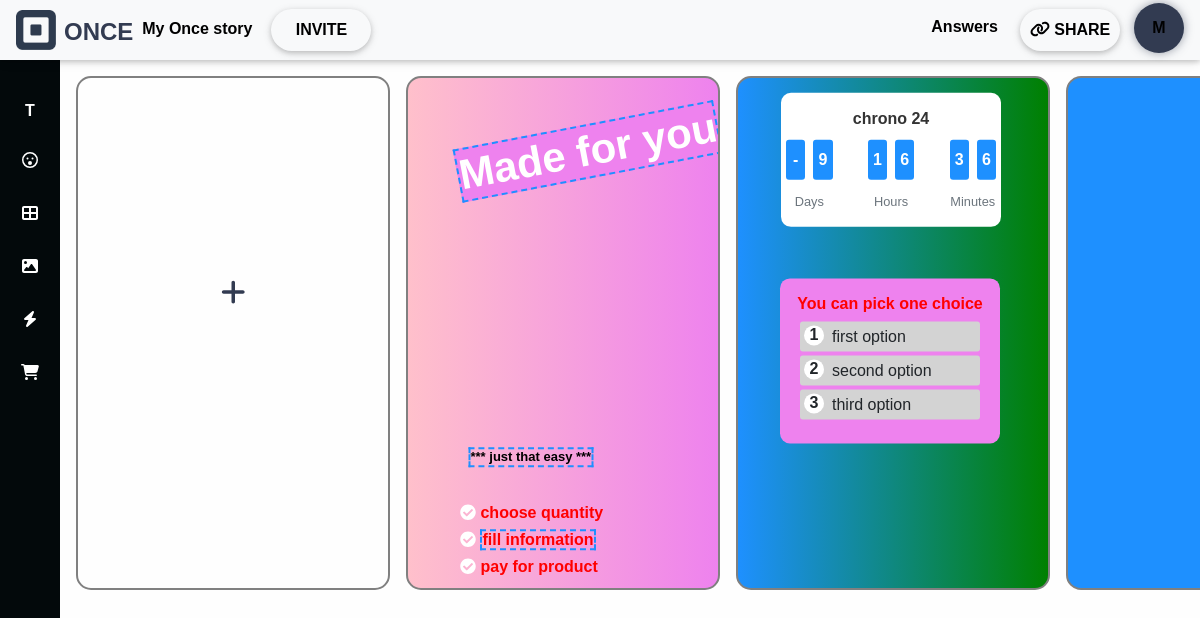
The page /create-story/12/ (signed in) on the database as committed earlier.
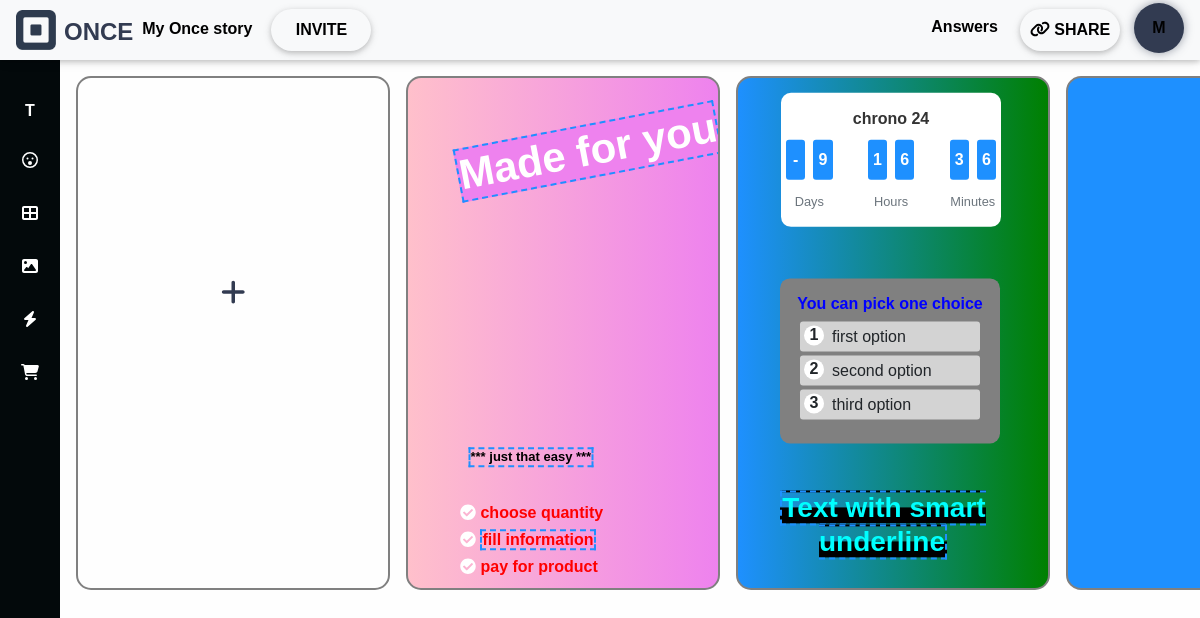
The same page on the database as committed later.
### clone_app/models.py (models this page shows, shortened)
class components(models.Model):
    typeChoices = (
        ('image','image'),
        ('text','text'),
        ('emoji','emoji'),
        ('sticker','sticker'),
        ('unsplash','unsplash'),
        ('gif','gif'),
        ('yesNo','yesNo'),
        ('check','check'),
        ('radio','radio'),
        ('timer','timer'),
        ('range','range'),
        ('button','button'),
        ('checkout','checkout'),
    )
    user = models.ForeignKey(User, on_delete=models.CASCADE)
    type = models.CharField(max_length=500, choices=typeChoices)
    title = models.CharField(max_length=500, default="default text for widget", blank=True, null=True)
    href = models.URLField(blank=True, null=True)
    target = models.CharField(max_length=500, blank=True, null=True)
    image = models.ImageField(blank=True, null=True)
    src = models.TextField(blank=True, null=True)
    html = models.TextField(blank=True, null=True)
    choices = models.ManyToManyField(choices, null=True, blank=True)
    choiceSum = models.IntegerField(blank=True, null=True, default=0)
    clicks = models.IntegerField(blank=True, null=True, default=0)
    rangeTimes = models.FloatField(blank=True, null=True, default=0)
    rangeCount = models.IntegerField(blank=True, null=True, default=0)
    yesTimes = models.IntegerField(blank=True, null=True, default=0)
    noTimes = models.IntegerField(blank=True, null=True, default=0)
    yesNoCount = models.IntegerField(blank=True, null=True, default=0)
    hours = models.IntegerField(blank=True, null=True)
    minutes = models.IntegerField(blank=True, null=True)
    date = models.DateField(blank=True, null=True)
    transX = models.CharField(max_length=500, default="-50%")
    transY = models.CharField(max_length=500, default="-50%")
    top = models.CharField(max_length=500, default="50%")
    left = models.CharField(max_length=500, default="50%")
    width = models.CharField(max_length=500, default="220px")
    height = models.CharField(max_length=500, default="auto")
    rotation = models.CharField(max_length=500, default="0deg")
    background = models.CharField(max_length=500, blank=True, null=True, default="white")
    color = models.CharField(max_length=500, blank=True, null=True, default="#333")
    fontSize = models.CharField(max_length=500, blank=True, null=True)
    fontFamily = models.CharField(max_length=500, blank=True, null=True, default="Helvetica")
    textAlign = models.CharField(max_length=500, blank=True, null=True, default="center")
    def getD1(self):
        f_date = date(int(str(self.date).split('-')[0]), int(str(self.date).split('-')[1]), int(str(self.date).split('-')[2]))
        l_date = date.today()
        l_date = date(int(str(l_date).split('-')[0]), int(str(l_date).split('-')[1]), int(str(l_date).split('-')[2]))
        delta = f_date - l_date
        days = "%02d"%delta.days
        return str(days[0])
    def getD2(self):
        f_date = date(int(str(self.date).split('-')[0]), int(str(self.date).split('-')[1]), int(str(self.date).split('-')[2]))
        l_date = date.today()
        l_date = date(int(str(l_date).split('-')[0]), int(str(l_date).split('-')[1]), int(str(l_date).split('-')[2]))
        delta = f_date - l_date
        days = "%02d"%delta.days
        return str(days[1])
    def getH1(self):
        hours = "%02d"%(int(self.hours) - int(datetime.datetime.now().hour))
        if int(hours) < 0:
            hours = 24 + int(hours)
        return str(hours)[0]
    def getH2(self):
        hours = "%02d"%(int(self.hours) - int(datetime.datetime.now().hour))
        if int(hours) < 0:
            hours = 24 + int(hours)
        return str(hours)[1]
    def getM1(self):
        minutes = "%02d"%(int(self.minutes) - int(datetime.datetime.now().minute))
        if int(minutes) < 0:
            minutes = 60 + int(minutes)
        return str(minutes)[0]
    def getM2(self):
        minutes = "%02d"%(int(self.minutes) - int(datetime.datetime.now().minute))
        if int(minutes) < 0:
            minutes = 60 + int(minutes)
        return str(minutes)[1]

class choices(models.Model):
    user = models.ForeignKey(User, on_delete=models.CASCADE)
    title = models.CharField(max_length=500, blank=True, null=True)
    chosen = models.IntegerField(default=0)

class story(models.Model):
    storyTypeChoices = (
        ("design","design"),
        ("checkout","checkout"),
    )
    user = models.ForeignKey(User, on_delete=models.CASCADE)
    storyType = models.CharField(max_length=500, choices=storyTypeChoices, default="design")
    date = models.DateTimeField(auto_now_add=True)
    background = models.CharField(max_length=500, default="white")
    components = models.ManyToManyField(components, null=True, blank=True)

### clone_app/views.py (the view)
# urls.py: path('create-story/<int:storySet>/', views.createStoryView, name='create-story'),
def createStoryView(request, storySet):
    if not request.user.is_authenticated:
        return redirect('login')
    try:
        ids = []
        storySet = storiesSet.objects.get(id=storySet)
        stories_images = images.objects.filter(user=request.user)
        context = {
            'images': stories_images,
            'storySet': storySet,
        }
        try:
            mycustomuser = customuser.objects.get(user=request.user)
            url = "https://{}:{}@{}/admin/api/2020-10/products.json".format(mycustomuser.shop_api_key, mycustomuser.shop_password, mycustomuser.shop_name)
            res = requests.get(url)
            context['products'] = json.dumps(res.json())
            context['customuser'] = mycustomuser
            context['plan'] = "paid"
        except:
            pass
        return render(request, 'story.html', context)
    except:
        return redirect('storiesList')

### clone_app/templates/story.html (shortened to what the changed rows need)
{% load static %}
<html class="no-js" lang="zxx">
<head>
    <link rel="stylesheet" href="{% static 'css/mdb.min.css' %}">
    <link rel="stylesheet" href="{% static 'css/fontawesome-free.css' %}">
    <link rel="stylesheet" href="{% static 'css/bootstrap.min.css' %}">
    <link rel="stylesheet" href="{% static 'css/swiper.css' %}">
    <link rel="stylesheet" href="{% static 'css/emojionearea.min.css' %}">
</head>
<body>
    <div id="content" class="section">
        <div class="p-2 contentrow">
            {% for story in storySet.storiesSet.all %}
                <div id="story_{{story.id}}" class="contentcard p-2">
                    <div class="innerStoryCard" style="position: relative; overflow:hidden; background: {{story.background}};">
                        {% for component in story.components.all %}
                            <div class="editableContainerAbsoluteContainer">
                                <div id="{{component.type}}_{{component.id}}" style="width: {{component.width}}; height: {{component.height}}; top: {{component.top}}; left: {{component.left}}; font-family: {{component.fontFamily}}; transform: translate(-50%, -50%) rotate({{component.rotation}});" class="editable-container">
                                    {% if component.type == 'image' %}
                                        <img class="image-fluid" src="{{component.image.url}}" alt="">
                                    {% elif component.type == 'text' or component.type == 'block' %}
                                        {% autoescape off %}
                                            {{component.html}}
                                        {% endautoescape %}
                                    {% elif component.type == 'range' %}
                                        <div style="background: {{component.background}};" class="engage-card p-3">
                                            <h6 style="color: {{component.color}};" class="text-center bold includeText">{{component.title}}</h6>
                                            <input class="rangeSlider" type="range">
                                        </div>
                                    {% elif component.type == 'timer' %}
                                        <div style="background: {{component.background}};" class="engage-card p-3">
                                            <h6 style="color: {{component.color}};" class="text-center bold includeText">{{component.title}}</h6>
                                            <div class="row justify-content-between timer-card">
                                                <div class="col-3" style="padding: 0;">
                                                    <div class="d-flex justify-content-center">
                                                        <div class="col-6 p-1">
                                                            <h6 class="hour-number-card">{{component.getD1}}</h6>
                                                        </div>
                                                        <div class="col-6 p-1">
                                                            <h6 class="hour-number-card">{{component.getD2}}</h6>
                                                        </div>
                                                    </div>
                                                    <div class="text-center">
                                                        <small class="text-muted">Days</small>
                                                    </div>
                                                </div>
                                                <div class="col-3" style="padding: 0;">
                                                    <div class="d-flex justify-content-center">
                                                        <div class="col-6 p-1">
                                                            <h6 class="hour-number-card">{{component.getH1}}</h6>
                                                        </div>
                                                        <div class="col-6 p-1">
                                                            <h6 class="hour-number-card">{{component.getH2}}</h6>
                                                        </div>
                                                    </div>
                                                    <div class="text-center">
                                                        <small class="text-muted">Hours</small>
                                                    </div>
                                                </div>
                                                <div class="col-3" style="padding: 0;">
                                                    <div class="d-flex justify-content-center">
                                                        <div class="col-6 p-1">
                                                            <h6 class="hour-number-card">{{component.getM1}}</h6>
                                                        </div>
                                                        <div class="col-6 p-1">
                                                            <h6 class="hour-number-card">{{component.getM2}}</h6>
                                                        </div>
                                                    </div>
                                                    <div class="text-center">
                                                        <small class="text-muted">Minutes</small>
                                                    </div>
                                                </div>
                                            </div>
                                        </div>
                                    {% elif component.type == 'button' %}
                                        <div style="cursor: pointer; background: {{component.background}}; color: {{component.color}};" class="clickmebtn includeText">Click me !</div>
                                    {% elif component.type == 'emoji' %}
                                        <img class="emojioneemoji" src="{{component.src}}" alt="">
                                    {% elif component.type == 'sticker' or component.type == 'gif' %}
                                        <figure>
                                            <img class="image-fluid" src="{{component.src}}" alt="">
                                        </figure>
                                    {% elif component.type == 'unsplash' %}
                                        <img class="image-fluid" src="{{component.src}}" alt="">
                                    {% elif component.type == 'radio' %}
                                        <div style="background: {{component.background}};" class="engage-card p-3">
                                            <h6 style="color: {{component.color}};" class="text-center bold includeText">{{component.title}}</h6>
                                            <div class="choices">
                                                {% for choice in component.choices.all %}
                                                    <div id="choice_{{choice.id}}" class="card-choice d-flex justify-content-between pr-2 m-1">
                                                        <div class="d-flex">
                                                            <div class="card-choice-seq m-1">{{forloop.counter}}</div>
                                                            <div class="card-choice-title m-1 includeText">{{choice.title}}</div>
                                                        </div>
                                                    </div>
                                                {% endfor %}
                                            </div>
                                        </div>
                                    {% endif %}
                                </div>
                            </div>
                        {% endfor %}
                    </div>
                </div>
            {% endfor %}
        </div>
    </div>
</body>
</html>

Rows that differ between the two databases and show on the page:
changed components "You can pick one choice": background "violet" → "grey" (drawn); color "red" → "blue" (drawn)
added components: html "Text with smart underline", shown under story (number 2 of 3 on the later page)
